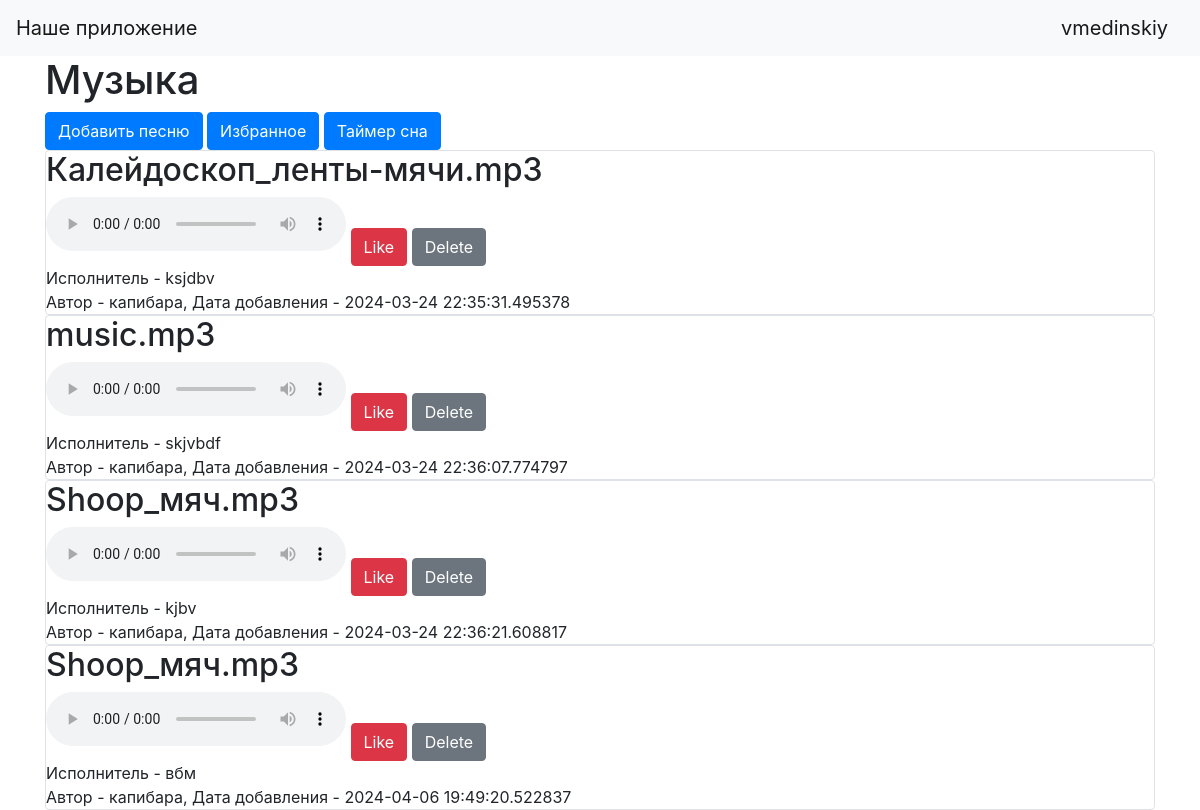
The page / (signed in) on the database its author committed.
### data/users.py (models this page shows, shortened)
class User(SqlAlchemyBase, UserMixin):
    __tablename__ = 'users'
    id = sqlalchemy.Column(sqlalchemy.Integer, primary_key=True, autoincrement=True)
    name = sqlalchemy.Column(sqlalchemy.String, nullable=True)
    about = sqlalchemy.Column(sqlalchemy.String, nullable=True)
    email = sqlalchemy.Column(sqlalchemy.String, index=True, unique=True, nullable=True)
    hashed_password = sqlalchemy.Column(sqlalchemy.String, nullable=True)
    created_date = sqlalchemy.Column(sqlalchemy.DateTime, default=datetime.datetime.now)
    news = orm.relationship("News", back_populates='user')

### data/news.py (models this page shows)
class News(SqlAlchemyBase):
    __tablename__ = 'news'
    id = sqlalchemy.Column(sqlalchemy.Integer, primary_key=True, autoincrement=True)
    title = sqlalchemy.Column(sqlalchemy.String, nullable=True)
    content = sqlalchemy.Column(sqlalchemy.String, nullable=True)
    created_date = sqlalchemy.Column(sqlalchemy.DateTime, default=datetime.datetime.now)
    is_private = sqlalchemy.Column(sqlalchemy.Boolean, default=True)
    user_id = sqlalchemy.Column(sqlalchemy.Integer, sqlalchemy.ForeignKey("users.id"))
    user = orm.relationship('User')
    categories = orm.relationship("Category", secondary="association", backref="news")

### main.py (the view)
@app.route("/")
def index():
    db_sess = db_session.create_session()
    con = sqlite3.connect("db/blogs.db")
    cur = con.cursor()
    result = cur.execute("""SELECT switch_on FROM sleep WHERE user_id""").fetchone()
    con.close()
    news = db_sess.query(News).filter(News.is_private != True)
    return render_template("index.html", news=news)

### data/db_session.py (called while the page is built)
def create_session() -> Session:
    global __factory
    return __factory()

### main.py (called while the page is built)
@login_manager.user_loader
def load_user(user_id):
    db_sess = db_session.create_session()
    return db_sess.query(User).get(user_id)

### templates/index.html
{% extends "base.html" %}
{% block content %}
    <h1>Музыка</h1>
    {% if current_user.is_authenticated %}
        <a href="news" class="btn btn-primary">Добавить песню</a>
        <a href="favorite" class="btn btn-primary">Избранное</a>
        <a href="sleep" class="btn btn-primary">Таймер сна</a>
    {% endif %}
    {% for item in news %}
        <div class="col-md6 border rounded" >
            <h2>{{ item.title }}</h2>
            <audio controls src="/static/{{item.title}}" loop="loop"> </audio>
            {% if current_user.is_authenticated %}
                    <a href="/music_like/{{ item.id }}" class="btn btn-danger">Like</a>
                    <a href="/music_delete/{{ item.id }}" class="btn btn-secondary">Delete</a>
            {% endif %}
            <div>Исполнитель - {{ item.content }}</div>
            <div> Автор - {{ item.user.name }}, Дата добавления - {{ item.created_date }} </div>
        </div>
    {% endfor %}
{% endblock %}

### templates/base.html (shortened to what this page needs)
<!doctype html>
<html lang="en">
<head>
    <link rel="stylesheet"
          href="https://stackpath.bootstrapcdn.com/bootstrap/4.4.1/css/bootstrap.min.css"
>
</head>
<body bgcolor="black">
<header>
    <nav class="navbar navbar-light bg-light">
        <a class="navbar-brand" href="#">Наше приложение</a>
        {% if current_user.is_authenticated %}
            <a class="navbar-brand" href="/logout">{{ current_user.name }}</a>
        {% else %}
            <p>
                <a class="btn btn-primary " href="/register">Зарегистрироваться</a>
                <a class="btn btn-success" href="/login">Войти</a>
            </p>
        {% endif %}
    </nav>
</header>
<main role="main" class="container">
    {% block content %}{% endblock %}
</main>
</body>
</html>

### rows shown on the page
User: name "vmedinskiy"
News: title "Калейдоскоп_ленты-мячи.mp3", content "ksjdbv", user.name "капибара", created_date "2024-03-24 22:35:31.495378"
News: title "music.mp3", content "skjvbdf", user.name "капибара", created_date "2024-03-24 22:36:07.774797"
News: title "Shoop_мяч.mp3", content "kjbv", user.name "капибара", created_date "2024-03-24 22:36:21.608817"
News: title "Shoop_мяч.mp3", content "вбм", user.name "капибара", created_date "2024-04-06 19:49:20.522837"
